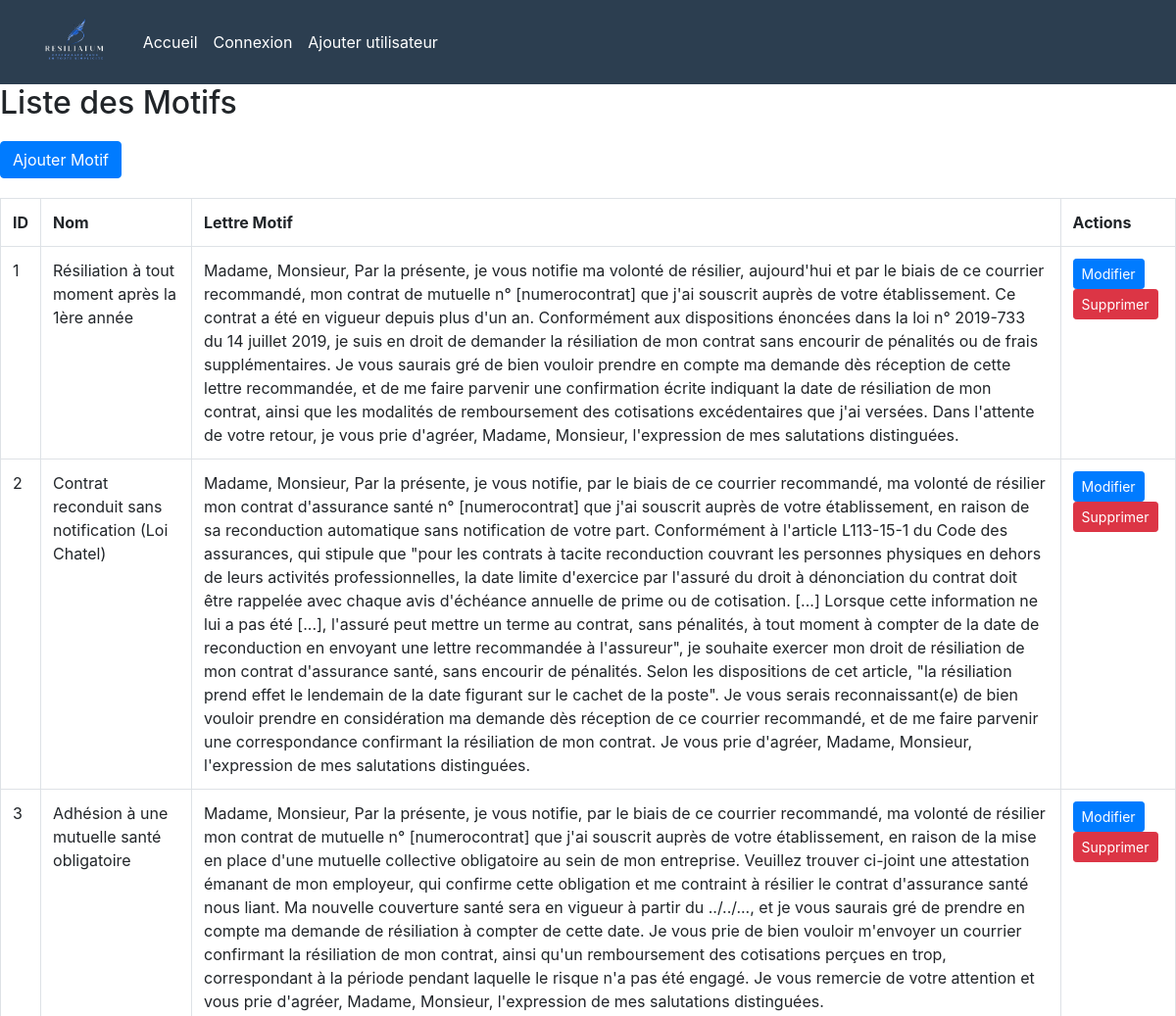
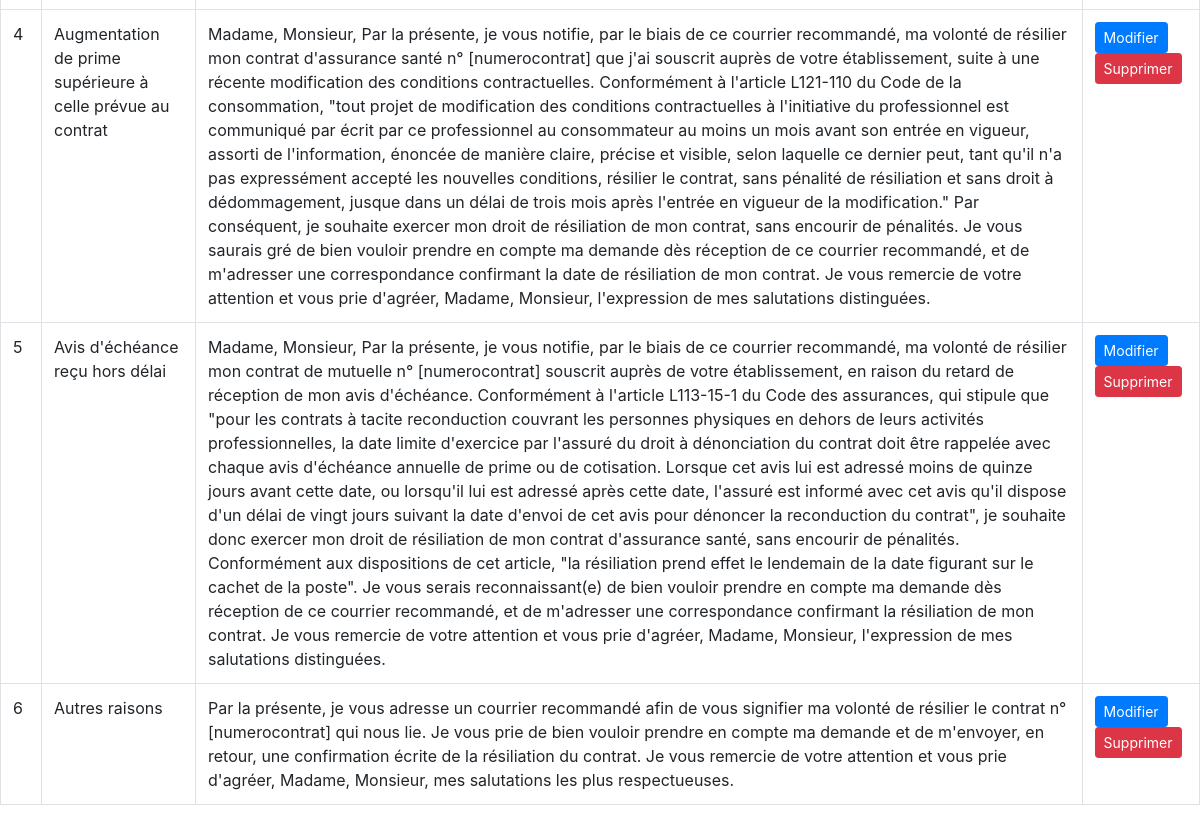
Screenshot of /ASSTEST/liste_motifs.php with the database file from the repository (2 pictures, top to bottom).
### tables this page shows
CREATE TABLE `motifs` (
  `id` int(11) NOT NULL,
  `name` varchar(255) DEFAULT NULL,
  `Lettre_motif` text NOT NULL
);

### ASSTEST/liste_motifs.php (the view, shortened to what this page needs)
<!DOCTYPE html>
<html lang="en">
<head>
    <?php include 'nav.php' ?>
    <link rel="stylesheet" href="https://maxcdn.bootstrapcdn.com/bootstrap/4.5.2/css/bootstrap.min.css">
</head>
<body>
    <h2>Liste des Motifs</h2>
    <div class="btn-container">
        <a href="ajouter_motif.php" class="btn btn-primary">Ajouter Motif</a>
    </div>
    <table>
        <?php
            $dbname = "assurence";
            $servername = "localhost";
            $username = "root";
            $password = "";
            $conn = new mysqli($servername, $username, $password, $dbname);
            $result = $conn->query("SELECT * FROM motifs");
            echo "<table class='table table-bordered'>";
            echo "<tr><th>ID</th><th>Nom</th><th>Lettre Motif</th><th>Actions</th></tr>";
            while ($row = $result->fetch_assoc()) {
                echo "<tr>";
                echo "<td>" . $row['id'] . "</td>";
                echo "<td>" . $row['name'] . "</td>";
                echo "<td>" . $row['Lettre_motif'] . "</td>";
                echo "<td>
                        <a href='modifier_motif.php?id=" . $row['id'] . "' class='btn btn-primary btn-sm mr-1'>Modifier</a>
                        <a href='supprimer_motif.php?id=" . $row['id'] . "' class='btn btn-danger btn-sm'>Supprimer</a>
                      </td>";
                echo "</tr>";
            }
            echo "</table>";
        ?>
    </table>
</body>
</html>

### ASSTEST/nav.php (shortened to what this page needs)
<?php
function estConnecte() {
    return isset($_SESSION['utilisateur_connecte']) && $_SESSION['utilisateur_connecte'] === true;
}
?>
<!DOCTYPE html>
<html lang="en">
<head>
    <link rel="stylesheet" href="https://maxcdn.bootstrapcdn.com/bootstrap/4.5.2/css/bootstrap.min.css">
</head>
<body>
    <nav class="navbar navbar-expand-lg bg-body-tertiary w-100">
        <div class="container-fluid">
        <a class="navbar-brand" href="#">
                <img src="logo1.png" alt="Logo" height="60">
            </a>
            <div class="collapse navbar-collapse" id="navbarNav">
                <ul class="navbar-nav">
                    <li class="nav-item">
                        <a class="nav-link" href="index.php">Accueil</a>
                    </li>
                    <?php
                    if (estConnecte()) {
                        echo "<li class='nav-item'>";
                        echo "<a class='nav-link' href='liste_assureurs.php'>Liste des assureurs</a>";
                        echo "</li>";
                        echo "<li class='nav-item'>";
                        echo "<a class='nav-link' href='liste_motifs.php'>Liste des motifs</a>";
                        echo "</li>";
                        echo "</li>";
                        echo "<li class='nav-item'>";
                        echo "<a class='nav-link' href='client.php'>Liste des client</a>";
                        echo "</li>";
                        echo "<li class='nav-item'>";
                        echo "<a class='nav-link' href='contact.php'>Liste des contact</a>";
                        echo "</li>";
                        echo "<li class='nav-item'>";
                        echo "<form method='post' action=''>";
                        echo "<button type='submit' class='nav-link btn btn-link' name='deconnexion'>Déconnexion</button>";
                        echo "</form>";
                        echo "</li>";
                    } else {
                        echo "<li class='nav-item'>";
                        echo "<a class='nav-link' href='signin.php'>Connexion</a>";
                        echo "</li>";
                        echo "<li class='nav-item'>";
                        echo "<a class='nav-link' href='signup.php'>Ajouter utilisateur</a>";
                        echo "</li>";
                    }
                    ?>
                </ul>
            </div>
        </div>
    </nav>
</body>
</html>

### ASSTEST/nav.php (style rules this page uses)
body { font-family: Arial, sans-serif; margin: 0; padding: 0; background-color: #f4f4f4; width: 100%; }
.navbar { background-color: #2C3E50; color: white; }
.navbar-brand { font-size: 1.5em; }
.navbar-nav .nav-link { color: white; }

### ASSTEST/liste_motifs.php (style rules this page uses)
h2 { margin-bottom: 20px; }
.btn-container { margin-bottom: 20px; }
table { width: 100%; border-collapse: collapse; }
th, td { border: 1px solid #dddddd; text-align: left; padding: 8px; }

### rows the page displays
motifs: id "1", name "Résiliation à tout moment après la 1ère année", Lettre_motif "Madame, Monsieur, Par la présente, je vous notifie ma volonté de résilier, aujourd'hui et par le biais de ce courrier recommandé, mon contrat de mutuelle n° [numerocontrat] que j'ai souscrit auprès de votre établissement. Ce contrat a été en vigueur depuis plus d'un an. Conformément aux dispositions énoncées dans la loi n° 2019-733 du 14 juillet 2019, je suis en droit de demander la résiliation de mon contrat sans encourir de pénalités ou de frais supplémentaires. Je vous saurais gré de bien vouloir prendre en compte ma demande dès réception de cette lettre recommandée, et de me faire parvenir une confirmation écrite indiquant la date de résiliation de mon contrat, ainsi que les modalités…"
motifs: id "2", name "Contrat reconduit sans notification (Loi Chatel)", Lettre_motif "Madame, Monsieur, Par la présente, je vous notifie, par le biais de ce courrier recommandé, ma volonté de résilier mon contrat d'assurance santé n° [numerocontrat] que j'ai souscrit auprès de votre établissement, en raison de sa reconduction automatique sans notification de votre part. Conformément à l'article L113-15-1 du Code des assurances, qui stipule que \"pour les contrats à tacite reconduction couvrant les personnes physiques en dehors de leurs activités professionnelles, la date limite d'exercice par l'assuré du droit à dénonciation du contrat doit être rappelée avec chaque avis d'échéance annuelle de prime ou de cotisation. [...] Lorsque cette information ne lui a pas été [...],…"
motifs: id "3", name "Adhésion à une mutuelle santé obligatoire", Lettre_motif "Madame, Monsieur, Par la présente, je vous notifie, par le biais de ce courrier recommandé, ma volonté de résilier mon contrat de mutuelle n° [numerocontrat] que j'ai souscrit auprès de votre établissement, en raison de la mise en place d'une mutuelle collective obligatoire au sein de mon entreprise. Veuillez trouver ci-joint une attestation émanant de mon employeur, qui confirme cette obligation et me contraint à résilier le contrat d'assurance santé nous liant. Ma nouvelle couverture santé sera en vigueur à partir du ../../..., et je vous saurais gré de prendre en compte ma demande de résiliation à compter de cette date. Je vous prie de bien vouloir m'envoyer un courrier confirmant la…"
motifs: id "4", name "Augmentation de prime supérieure à celle prévue au contrat", Lettre_motif "Madame, Monsieur, Par la présente, je vous notifie, par le biais de ce courrier recommandé, ma volonté de résilier mon contrat d'assurance santé n° [numerocontrat] que j'ai souscrit auprès de votre établissement, suite à une récente modification des conditions contractuelles. Conformément à l'article L121-110 du Code de la consommation, \"tout projet de modification des conditions contractuelles à l'initiative du professionnel est communiqué par écrit par ce professionnel au consommateur au moins un mois avant son entrée en vigueur, assorti de l'information, énoncée de manière claire, précise et visible, selon laquelle ce dernier peut, tant qu'il n'a pas expressément accepté les nouvelles…"
motifs: id "5", name "Avis d'échéance reçu hors délai", Lettre_motif "Madame, Monsieur, Par la présente, je vous notifie, par le biais de ce courrier recommandé, ma volonté de résilier mon contrat de mutuelle n° [numerocontrat] souscrit auprès de votre établissement, en raison du retard de réception de mon avis d'échéance. Conformément à l'article L113-15-1 du Code des assurances, qui stipule que \"pour les contrats à tacite reconduction couvrant les personnes physiques en dehors de leurs activités professionnelles, la date limite d'exercice par l'assuré du droit à dénonciation du contrat doit être rappelée avec chaque avis d'échéance annuelle de prime ou de cotisation. Lorsque cet avis lui est adressé moins de quinze jours avant cette date, ou lorsqu'il lui…"
motifs: id "6", name "Autres raisons", Lettre_motif "Par la présente, je vous adresse un courrier recommandé afin de vous signifier ma volonté de résilier le contrat n° [numerocontrat] qui nous lie. Je vous prie de bien vouloir prendre en compte ma demande et de m'envoyer, en retour, une confirmation écrite de la résiliation du contrat. Je vous remercie de votre attention et vous prie d'agréer, Madame, Monsieur, mes salutations les plus respectueuses."
